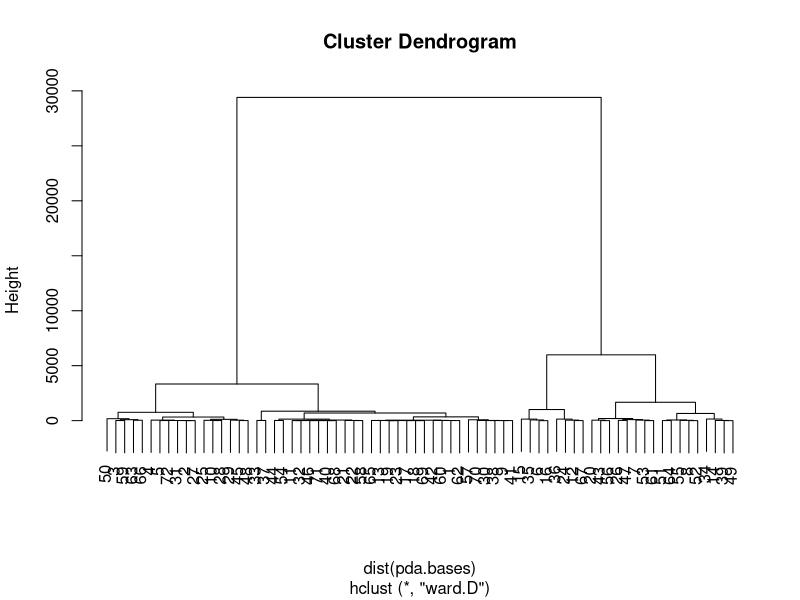
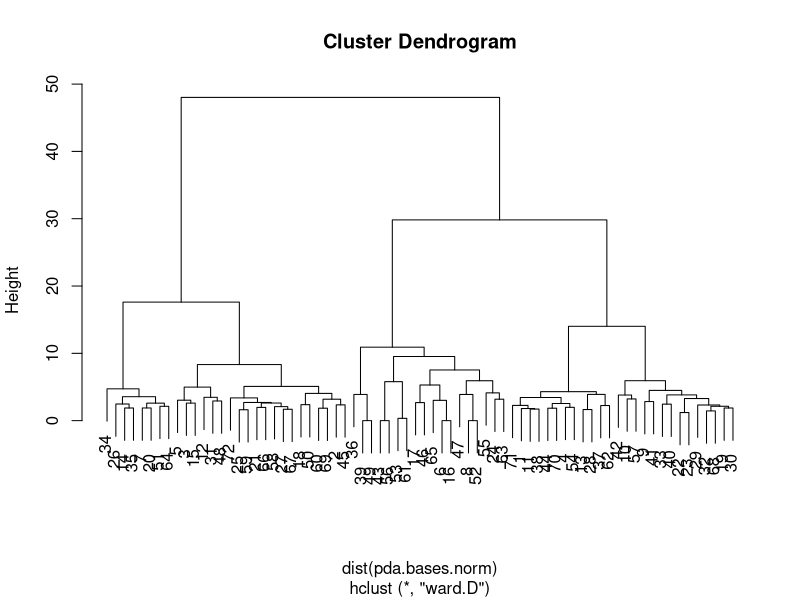
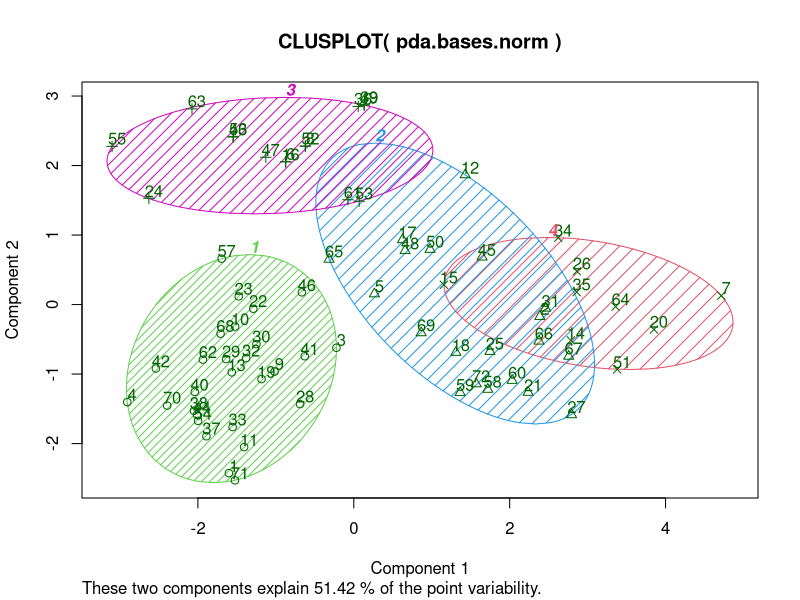
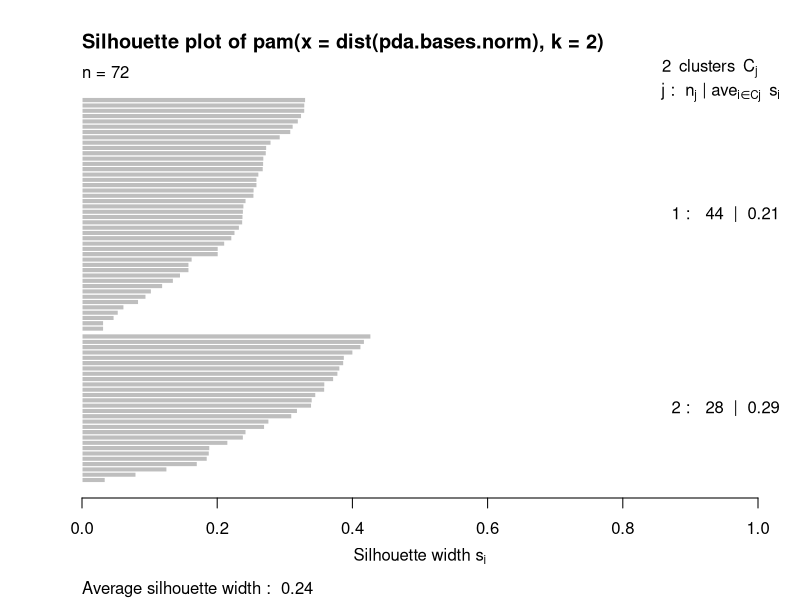
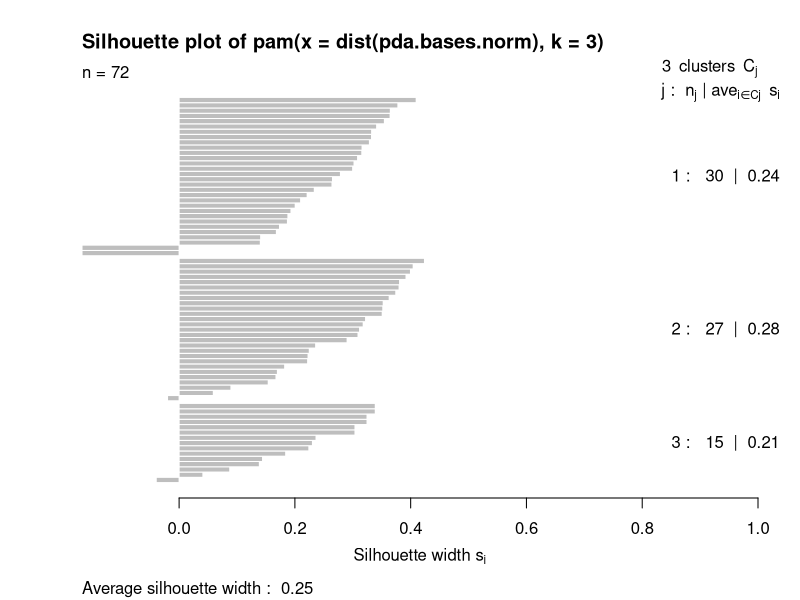
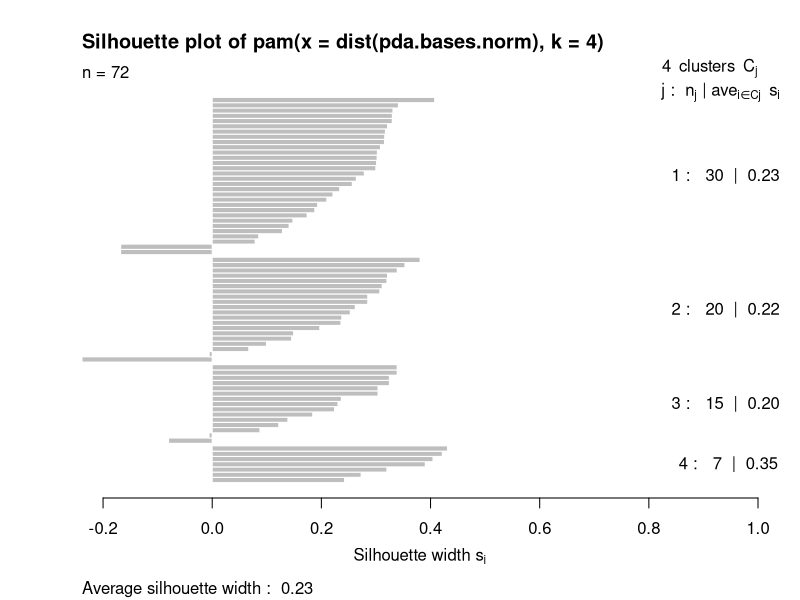

These figures' R source, in order: (Note: this script raises an error after producing the figures.)
#leer fichero pdaBasDes2.txt
#pda<-read.table(file.choose(),  header = TRUE)
pda<-read.table("pda/pdaBasDes2.txt",  header = TRUE)
head(pda)
#leer fichero pdaBasDes2.csv
#pda.completo<-read.table(file.choose(), header = TRUE, sep = ";")
#head(pda.completo)
names(pda)
pda.bases<-pda[,-c(12:24)]
head(pda.bases)

#Hacer la clasificación con las bases originales y las normalizadas
pda.bases.hclust<-hclust(dist(pda.bases), method="ward")
plot(pda.bases.hclust)
#normalizar datos
pda.bases.norm<-scale(pda.bases)
pda.bases.norm.hclust<-hclust(dist(pda.bases.norm), method="ward")
plot(pda.bases.norm.hclust)
centros.pda.bases.norm<-tapply(pda.bases.norm, list(rep(cutree(pda.bases.norm.hclust, 4), ncol(pda.bases.norm)),col(pda.bases.norm)),mean)
options(digits=2)
centros.pda.bases.norm
pda.bases.norm.kmeans4<-kmeans(pda.bases.norm, centros.pda.bases.norm)
names(pda.bases.norm.kmeans4)
pda.bases.norm.kmeans4$size


centros.pda.bases.norm3<-tapply(pda.bases.norm, list(rep(cutree(pda.bases.norm.hclust, 3), ncol(pda.bases.norm)),col(pda.bases.norm)),mean)
options(digits=2)
pda.bases.norm.kmeans3<-kmeans(pda.bases.norm, centros.pda.bases.norm3)
names(pda.bases.norm.kmeans3)
pda.bases.norm.kmeans3$tot.withinss

# Cluster Plot against 1st 2 principal components
# vary parameters for most readable graph
library(cluster)
clusplot(pda.bases.norm, pda.bases.norm.kmeans4$cluster, color=TRUE, shade=TRUE,labels=2, lines=0)
#sin el paquete cluster tendríamos que hacer lo siguiente:
#pda.bases.acp<-princomp(pda.bases, cor=T)
#names(pda.bases.acp)
#pda.bases.puntos<-pda.bases.acp$scores
#plot(pda.bases.puntos[,1:2], col=pda.bases.norm.kmeans4$cluster)

pda.bases.norm.pam2<-pam(dist(pda.bases.norm), 2)
plot(pda.bases.norm.pam2)
pda.bases.norm.pam3<-pam(dist(pda.bases.norm), 3)
plot(pda.bases.norm.pam3)
pda.bases.norm.pam4<-pam(dist(pda.bases.norm), 4)
plot(pda.bases.norm.pam4)
names(pda.bases.norm.pam4)
pda.bases.norm.pam4$silinfo


#Veamos, ahora, una comparación con el resultado que obtendríamos si no hubieramos normalizado las variables
pda.bases.kmeans4<-kmeans(pda.bases, 4)
table(Datos_acp=pda.bases.puntos.kmeans4$cluster, Datos_bases=pda.bases.kmeans4$cluster)
#pda$segmento<-pda.bases.puntos.kmeans4$cluster

# Media de las variables originales en los clusters
aggregate(pda.bases,by=list(pda.bases.norm.kmeans4$cluster),FUN=mean)
aggregate(pda.bases,by=list(pda.bases.norm.kmeans3$cluster),FUN=mean)

#Identificar a los individuos que forman los clusters
aggregate(pda[,-c(1:11)],by=list(pda.bases.norm.kmeans4$cluster),FUN=mean)

#La funciokn discriminante
names(pda)
pda.des<-pda[,-c(1:11)]
names(pda.des)
#cargamos el packete MASS que nos ofrece la función disciminante, lda()
library(MASS)
#Como argumentos tenemos que dar las bases de segmentación y la clasificacion que hemos realizado
pda.des.lda<-lda(pda.des, pda.bases.norm.kmeans4$cluster)

summary(pda.des.lda)
pda.des.lda
plot(pda.des.lda, dimen=2)
?lda
lda.arrows <- function(x, myscale = 1, tex = 0.75, choices = c(1,2), ...){
  ## adds `biplot` arrows to an lda using the discriminant function values
  heads <- coef(x)
  arrows(x0 = 0, y0 = 0, 
         x1 = myscale * heads[,choices[1]], 
         y1 = myscale * heads[,choices[2]], ...)
  text(myscale * heads[,choices], labels = row.names(heads), 
       cex = tex)
}
lda.arrows(pda.des.lda)
detach(pda.completo)

#Comprobamos la calidad dela prediccion realizada por la función discriminante

options(digits=4)
pda.des.predict<-predict(pda.des.lda, pda.des)$class
table(segmento=pda.bases.norm.kmeans4$cluster, lda=pda.des.predict)

#para interpretar el significado de las funciones discriminantes
#estimamos su correlación con los descriptores

pda.des.puntos<-predict(pda.des.lda, pda.des)$x
cor(pda.des, pda.des.puntos)
#Ahora vamos a calcular los valores medios de las variables en los grupos
#Observemos primero los valores medios. Con esta información ya sería suficiente 
#para caracterizar a los grupos. Su representación en el espacio de las funciones 
#discriminante nos permiten visualizar la tabla de medias y ver su asociación con los grupos.
t(pda.des.lda$means)
#Para visualizar los segmentos
#También podemos representar gráficamente los centros de los grupos en el espacio de las funciones discriminantes. 
#Para ello tenemos, primero, la función predict que toma como argumento un objeto de la clase lda y utilizar 
#las funciones discriminantes obtenidas para predecir los valores de un conjunto de valores, 
#concretamente nos interesa conocer la puntuación de las medias en el espacio de las funciones discriminantes.
predict(pda.des.lda, pda.des.lda$means)$x
#Vamos ya podemos representar visualmente la caracterización de los grupos. 
#Para ello utilizamos la función biplot con dos grupos de datos, 
#la puntuación de los centros de los grupos en las funciones discriminantes 
#y la correlación de las variables discriminantes con las funciones discriminantes.
pda.des.cor<-cor(pda.des, pda.des.puntos)

biplot(predict(pda.des.lda, pda.des.lda$means)$x, pda.des.cor)
################
#Componentes principales
cor(pda.bases.norm)
pda.bases.acp<-princomp(pda.bases, cor=T)
plot(pda.bases.acp)
biplot(pda.bases.acp)
names(pda.bases.acp)
pda.bases.acp$loadings
pda.bases.puntos<-pda.bases.acp$scores
cor(pda.bases, pda.bases.puntos)

#prueba con la función prcomp()
?prcomp
pda.bases.prcomp<-prcomp(pda.bases, scale=T)
head(pda.bases)
plot(pda.bases.prcomp)
biplot(pda.bases.prcomp)
names(pda.bases.prcomp)
pda.bases.prcomp$rotation
pda.bases.scores<-pda.bases.prcomp$
  cor(pda.bases, pda.bases.puntos)

#Rehacemos el proceso con los components principales
pda.bases.puntos.hclust<-hclust(dist(pda.bases.puntos), method="ward")
plot(pda.bases.puntos.hclust)
centros.pda.bases.puntos<-tapply(pda.bases.puntos, list(rep(cutree(pda.bases.puntos.hclust, 4),ncol(pda.bases.puntos)),col(pda.bases.puntos)),mean)
centros.pda.bases.puntos
pda.bases.puntos.kmeans4<-kmeans(pda.bases.puntos, centros.pda.bases.puntos)
table(Datos_nomalizados=pda.bases.norm.kmeans4$cluster, datos_acp=pda.bases.puntos.kmeans4$cluster)
